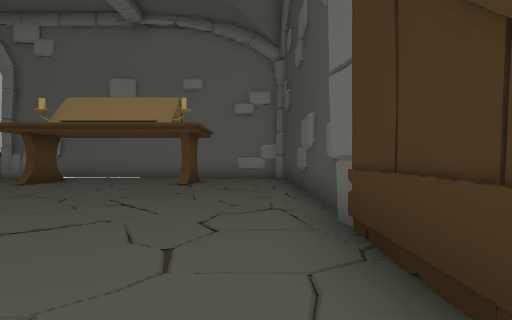
View 1 (above)

23 first-person views from a walk through a 3-D level made in the Unity game engine. The camera is 1.4 m above the floor, looks level and sees 75° across. The floor is counted in squares, 2 m on a side. Each view is taken from the middle of a square. On the plan, view 1 faces up. The plan holds only what a view shows up to about 10 squares ahead; the rest is blank.

View 2
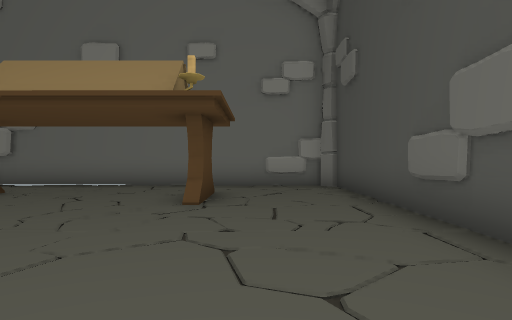

View 3
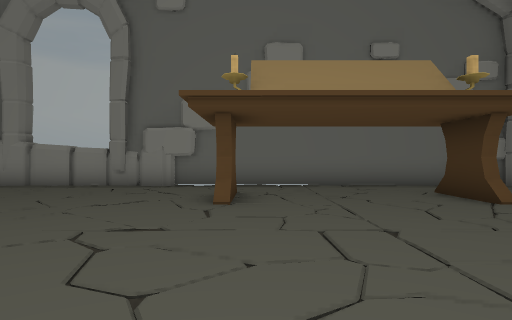

View 4
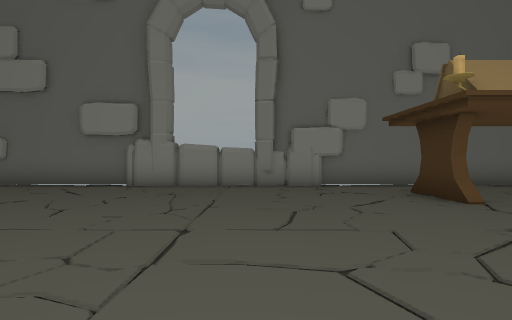

View 5
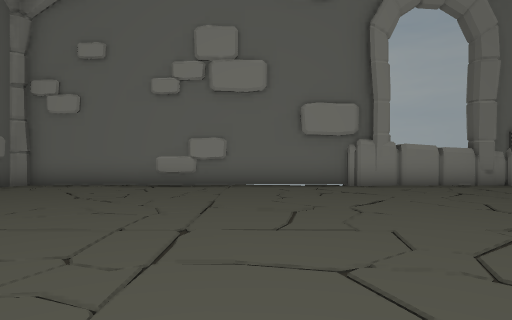

View 6
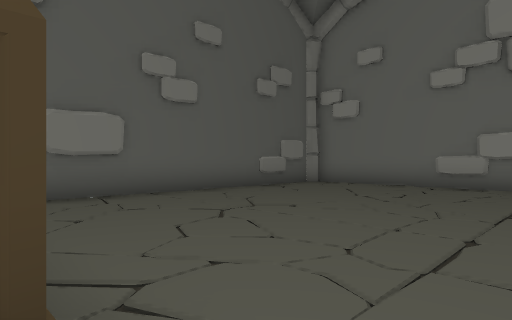

View 7
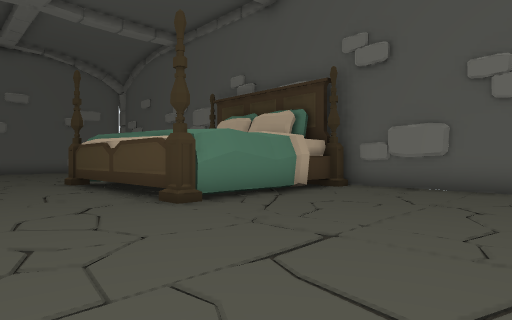

View 8
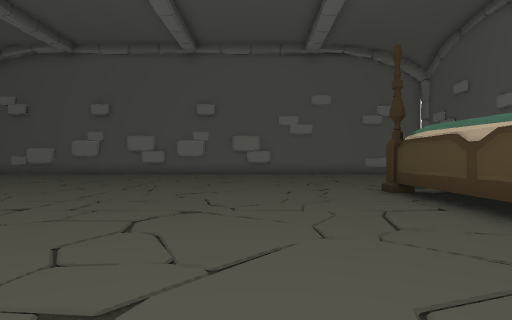

View 9
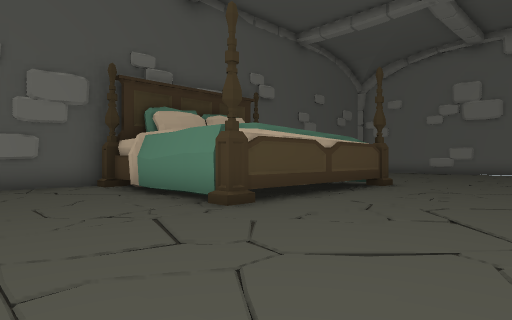

View 10
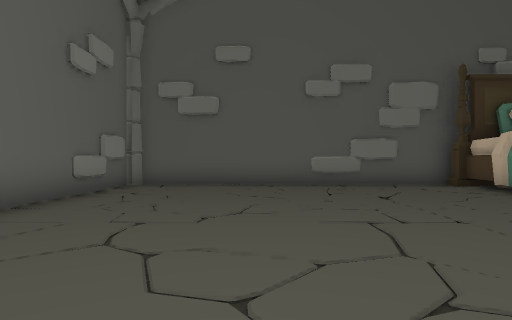

View 11
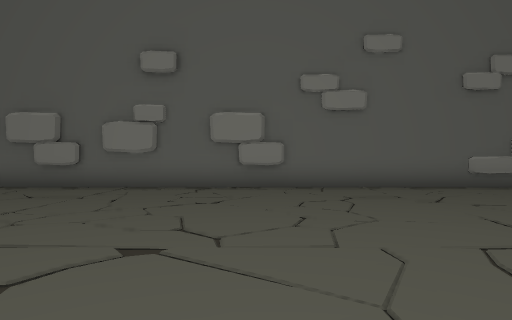

View 12
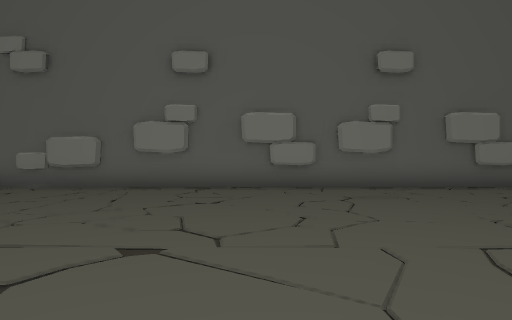

View 13
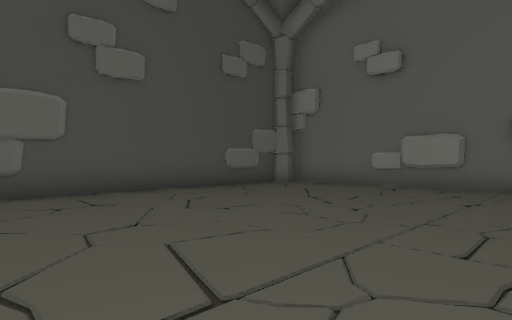

View 14
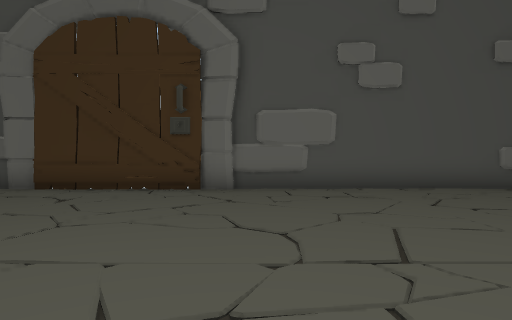

View 15
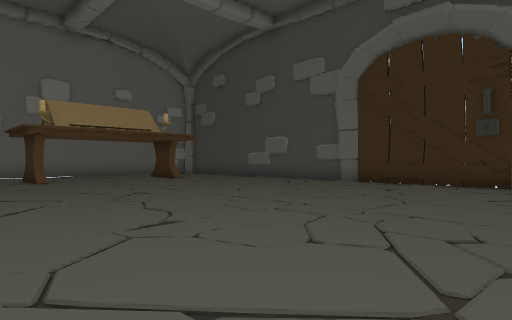

View 16
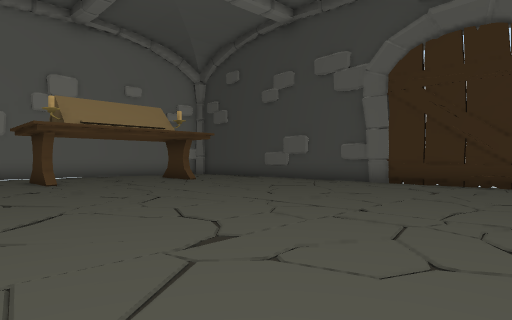

View 17
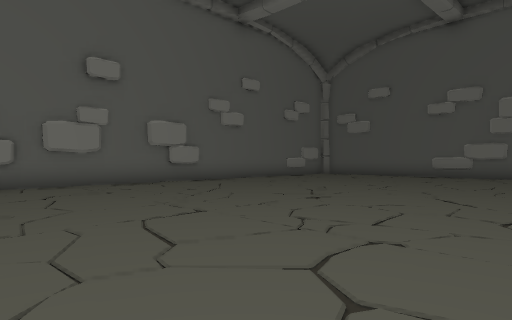

View 18
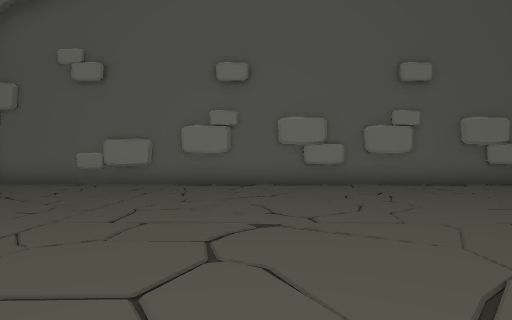

View 19
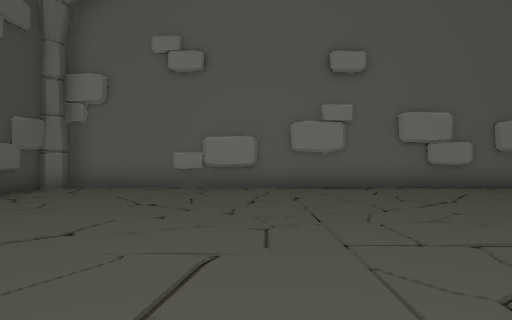

View 20
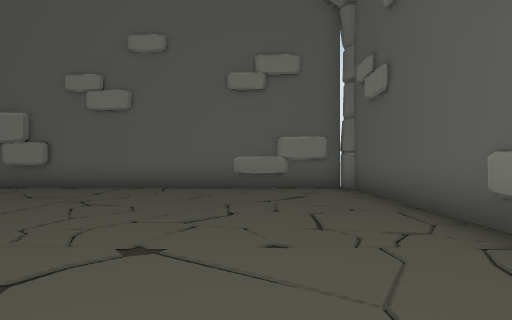

View 21
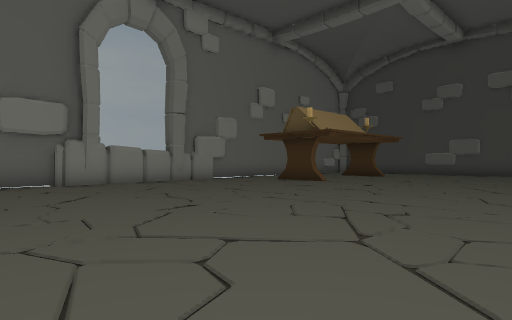

View 22
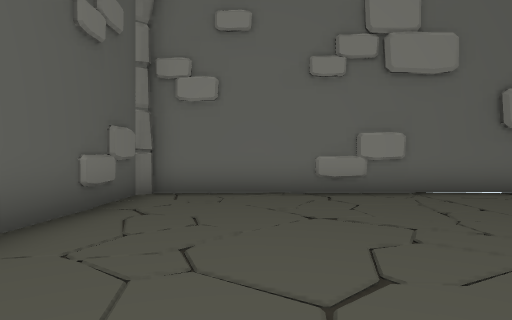

View 23
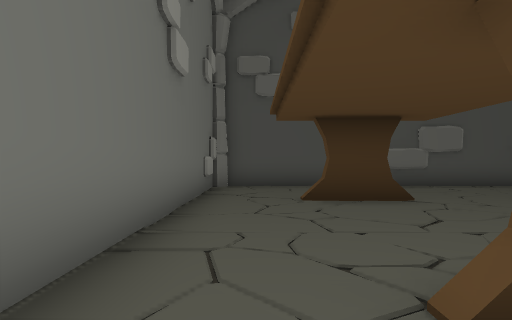

### Floor plan
Points are (right, up) in squares from view 1. A wall is a line through its corners. A room is listed if a view was taken in it or the views show most of it. See-through windows are left out.
Room 1 (views 1, 2, 3, 4, 5, 6, 7, 8, 9, 10, 11, 12, 13, 14, 15, 16, 17, 18, 19, 20, 21, 22, 23)
walls: (-17, 4.3) (-17, -1.6) (-17.4, -1.6); (-17.4, -1.4) (-20.3, -1.4); (-6.7, 9.6) (-6.7, 10.9); (-19.5, -1.6) (-20.3, -1.6); (-6.4, 10.6) (-6.4, 9.6); (-20.2, -1.7) (-20.8, -1.5); (-20.2, 4.1) (-17, 4.1); (-20.3, 4.1) (-19.5, 4.1); (0.9, -0.8) (0.9, 4.2); (-20.8, -1.4) (-21.9, -1.4); (1.1, 1.9) (1.1, 2.4); (0.9, -1.3) (1, -0.7); (-20.7, 4.2) (-20.2, 4.2); (1.1, -0.6) (1.1, 1.1); (1, 3.3) (0.9, 3.9); (1.1, 4) (1.1, 12.7) (0.7, 13.1); (-9.5, -10.5) (-9, -10.4); (-2.2, 9.5) (-2.2, 10.9); (-21.8, -1) (-21.8, -1.6) (-22.4, -1.6) (-22.4, -10.3); (-8.4, 12.9) (-9.3, 13.1); (-9.2, 13.1) (-10.1, 13); (-9.1, 13.1) (-12.3, 13.1); (-12.2, 13) (-12.8, 12.8); (-12.2, 13) (-13.2, 12.9); (-13.3, 13.1) (-22.1, 13.1) (-22.4, 12.8) (-22.4, 4) (-20.7, 4.1); (-1.9, 10.9) (-1.9, 9.6); (0.7, -10.2) (1.1, -9.8) (1.1, -1.4); (0.9, 13.1) (-8.5, 13.1); (-22.3, -10.5) (0.9, -10.6)
low walls: (-17.5, 4.3) (-17, 4.3); (0.9, -3.1) (0.9, -2.1)

Positions as (right, up) in squares from view 1, and headings:
1: (0, 0), facing up
2: (-1, 4), facing up
3: (-6, 4), facing up
4: (-10, 4), facing up
5: (-16, 4), facing up
6: (-16, 4), facing up-left
7: (-14, 9), facing down-left
8: (-14, 6), facing down
9: (-13, -5), facing up-left
10: (-13, -7), facing left
11: (-14, -2), facing down
12: (-8, -2), facing down
13: (-6, -2), facing down-right
14: (-7, -2), facing right
15: (-9, -2), facing up-right
16: (-9, -1), facing up-right
17: (-8, -1), facing down-left
18: (-7, -1), facing down
19: (-4, -2), facing down
20: (-20, -2), facing down
21: (-16, 3), facing up-right
22: (-20, 6), facing up
23: (-8, 12), facing right
